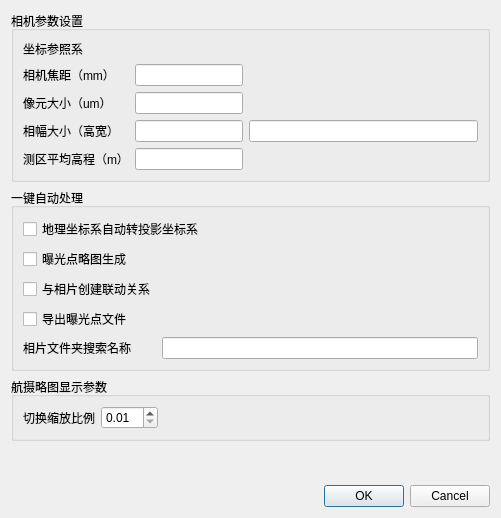
<?xml version="1.0" encoding="UTF-8"?>
<ui version="4.0">
 <class>dialog_posSetting</class>
 <widget class="QDialog" name="dialog_posSetting">
  <property name="geometry">
   <rect>
    <x>0</x>
    <y>0</y>
    <width>501</width>
    <height>518</height>
   </rect>
  </property>
  <property name="windowTitle">
   <string>参数设置</string>
  </property>
  <layout class="QVBoxLayout" name="verticalLayout_3">
   <item>
    <widget class="QGroupBox" name="groupBox">
     <property name="title">
      <string>相机参数设置</string>
     </property>
     <layout class="QVBoxLayout" name="verticalLayout_2">
      <item>
       <layout class="QGridLayout" name="gridLayout_2">
        <item row="0" column="0">
         <widget class="QLabel" name="label">
          <property name="text">
           <string>坐标参照系</string>
          </property>
         </widget>
        </item>
        <item row="1" column="0">
         <widget class="QLabel" name="label_2">
          <property name="text">
           <string>相机焦距（mm）</string>
          </property>
         </widget>
        </item>
        <item row="1" column="1" colspan="2">
         <widget class="QLineEdit" name="lineEdit_2"/>
        </item>
        <item row="2" column="0">
         <widget class="QLabel" name="label_3">
          <property name="text">
           <string>像元大小（um）</string>
          </property>
         </widget>
        </item>
        <item row="2" column="1" colspan="2">
         <widget class="QLineEdit" name="lineEdit_3"/>
        </item>
        <item row="3" column="0">
         <widget class="QLabel" name="label_4">
          <property name="text">
           <string>相幅大小（高宽）</string>
          </property>
         </widget>
        </item>
        <item row="3" column="1" colspan="2">
         <widget class="QLineEdit" name="lineEdit_4_1"/>
        </item>
        <item row="3" column="3">
         <widget class="QLineEdit" name="lineEdit_4_2"/>
        </item>
        <item row="4" column="0">
         <widget class="QLabel" name="label_5">
          <property name="text">
           <string>测区平均高程（m）</string>
          </property>
         </widget>
        </item>
        <item row="4" column="1" colspan="2">
         <widget class="QLineEdit" name="lineEdit_5"/>
        </item>
       </layout>
      </item>
     </layout>
    </widget>
   </item>
   <item>
    <widget class="QGroupBox" name="groupBox_2">
     <property name="title">
      <string>一键自动处理</string>
     </property>
     <layout class="QVBoxLayout" name="verticalLayout">
      <item>
       <layout class="QGridLayout" name="gridLayout">
        <item row="0" column="0" colspan="2">
         <widget class="QCheckBox" name="checkBox">
          <property name="text">
           <string>地理坐标系自动转投影坐标系</string>
          </property>
         </widget>
        </item>
        <item row="1" column="0">
         <widget class="QCheckBox" name="checkBox_2">
          <property name="text">
           <string>曝光点略图生成</string>
          </property>
         </widget>
        </item>
        <item row="4" column="0">
         <widget class="QLabel" name="label_6">
          <property name="text">
           <string>相片文件夹搜索名称</string>
          </property>
         </widget>
        </item>
        <item row="2" column="0">
         <widget class="QCheckBox" name="checkBox_3">
          <property name="text">
           <string>与相片创建联动关系</string>
          </property>
         </widget>
        </item>
        <item row="4" column="1">
         <widget class="QLineEdit" name="lineEdit_6"/>
        </item>
        <item row="3" column="0">
         <widget class="QCheckBox" name="checkBox_4">
          <property name="text">
           <string>导出曝光点文件</string>
          </property>
         </widget>
        </item>
       </layout>
      </item>
     </layout>
    </widget>
   </item>
   <item>
    <widget class="QGroupBox" name="groupBox_3">
     <property name="title">
      <string>航摄略图显示参数</string>
     </property>
     <layout class="QGridLayout" name="gridLayout_3">
      <item row="0" column="0">
       <layout class="QHBoxLayout" name="horizontalLayout">
        <item>
         <widget class="QLabel" name="label_7">
          <property name="text">
           <string>切换缩放比例</string>
          </property>
         </widget>
        </item>
        <item>
         <widget class="QDoubleSpinBox" name="doubleSpinBox">
          <property name="decimals">
           <number>2</number>
          </property>
          <property name="minimum">
           <double>0.010000000000000</double>
          </property>
          <property name="singleStep">
           <double>0.100000000000000</double>
          </property>
         </widget>
        </item>
        <item>
         <spacer name="horizontalSpacer">
          <property name="orientation">
           <enum>Qt::Horizontal</enum>
          </property>
          <property name="sizeHint" stdset="0">
           <size>
            <width>40</width>
            <height>20</height>
           </size>
          </property>
         </spacer>
        </item>
       </layout>
      </item>
     </layout>
    </widget>
   </item>
   <item>
    <spacer name="verticalSpacer">
     <property name="orientation">
      <enum>Qt::Vertical</enum>
     </property>
     <property name="sizeHint" stdset="0">
      <size>
       <width>20</width>
       <height>40</height>
      </size>
     </property>
    </spacer>
   </item>
   <item>
    <widget class="QDialogButtonBox" name="buttonBox">
     <property name="orientation">
      <enum>Qt::Horizontal</enum>
     </property>
     <property name="standardButtons">
      <set>QDialogButtonBox::Cancel|QDialogButtonBox::Ok</set>
     </property>
    </widget>
   </item>
  </layout>
 </widget>
 <resources/>
 <connections>
  <connection>
   <sender>buttonBox</sender>
   <signal>accepted()</signal>
   <receiver>dialog_posSetting</receiver>
   <slot>accept()</slot>
   <hints>
    <hint type="sourcelabel">
     <x>248</x>
     <y>254</y>
    </hint>
    <hint type="destinationlabel">
     <x>157</x>
     <y>274</y>
    </hint>
   </hints>
  </connection>
  <connection>
   <sender>buttonBox</sender>
   <signal>rejected()</signal>
   <receiver>dialog_posSetting</receiver>
   <slot>reject()</slot>
   <hints>
    <hint type="sourcelabel">
     <x>316</x>
     <y>260</y>
    </hint>
    <hint type="destinationlabel">
     <x>286</x>
     <y>274</y>
    </hint>
   </hints>
  </connection>
 </connections>
</ui>
